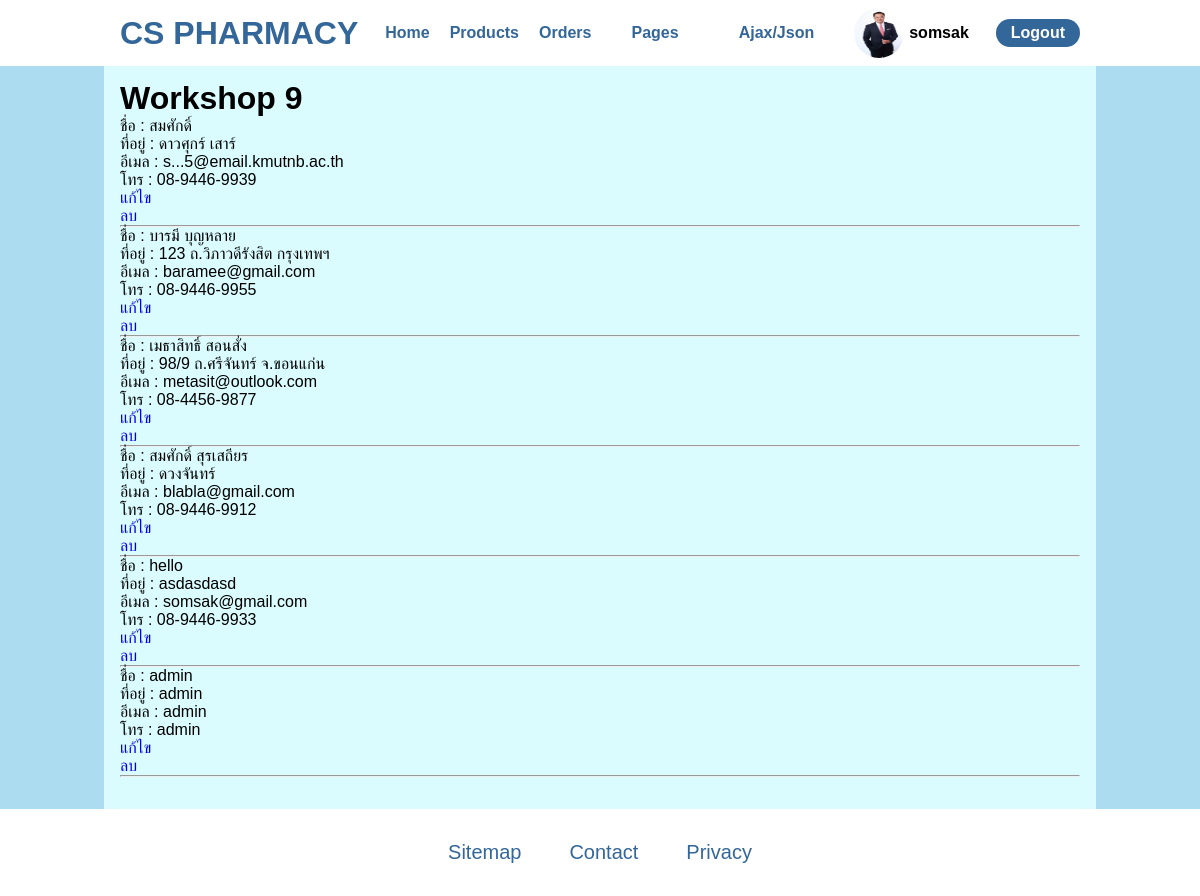
The app's page /ws9.php (signed in) with its own data.
### tables this page shows
CREATE TABLE `member` (
  `username` varchar(15) NOT NULL,
  `password` varchar(15) NOT NULL,
  `name` varchar(100) NOT NULL,
  `address` varchar(255) NOT NULL,
  `mobile` varchar(30) NOT NULL,
  `email` varchar(30) DEFAULT NULL
);

### ws9.php (the view, shortened to what this page needs)
<?php include "php/connect.php" ?>
<!DOCTYPE html>
<html>
    <head>
        <link href="styles/styles.css" rel="stylesheet" type="text/css" />
    </head>
    <body>
        <?php include "components/navbar.php"; ?>
        <main>
            <h1>Workshop 9</h1>
            <?php
                $stmt = $pdo->prepare("SELECT * FROM member");
                $stmt->execute();
                while ($row = $stmt->fetch()) {
                    echo "ชื่อ : " . $row ["name"] . "<br>";
                    echo "ที่อยู่ : " . $row ["address"] . "<br>";
                    echo "อีเมล : " . $row ["email"] . "<br>";
                    echo "โทร : " . $row ["mobile"] . "<br>";
                    echo "<a href='editform.php?username=" . $row ["username"] . "'>แก้ไข</a> <br>";
                    echo "<a href='#' onclick='confirmDelete(\"" . $row ["username"] . "\")'>ลบ</a>";
                    echo "<hr>\n";
                }
            ?>
        </main>
        <?php include "components/footer.php"; ?>
    </body>
</html>

### styles/styles.css (style rules this page uses)
* { margin: 0; padding: 0; }
html, body { font-family: sans-serif; background-color: #acdcf0; }
a { text-decoration: none; }
main { margin: 3rem auto 0; padding: 2rem 1rem; min-height: 80vh; width: 90%; background-color: #dafcff; }
@media only screen and (min-width: 1024px) { main { width: 80%; } }

### records on screen
member: name "สมศักดิ์", address "ดาวศุกร์ เสาร์", email "s...5@email.kmutnb.ac.th", mobile "08-9446-9939"
member: name "บารมี บุญหลาย", address "123 ถ.วิภาวดีรังสิต กรุงเทพฯ", email "baramee@gmail.com", mobile "08-9446-9955"
member: name "เมธาสิทธิ์ สอนสั่ง", address "98/9 ถ.ศรีจันทร์ จ.ขอนแก่น", email "metasit@outlook.com", mobile "08-4456-9877"
member: name "สมศักดิ์ สุรเสถียร", address "ดวงจันทร์", email "blabla@gmail.com", mobile "08-9446-9912"
member: name "hello", address "asdasdasd", email "somsak@gmail.com", mobile "08-9446-9933"
member: name "admin", address "admin", email "admin", mobile "admin"

### other values on screen
$_SESSION["username"] "somsak"
